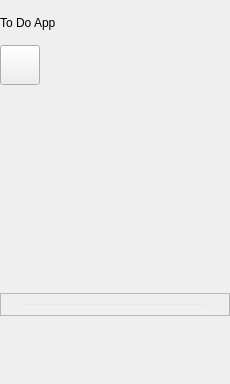
           <widget class="QFrame" name="frame">
            <property name="minimumSize">
             <size>
              <width>230</width>
              <height>0</height>
             </size>
            </property>
            <property name="maximumSize">
             <size>
              <width>230</width>
              <height>16777215</height>
             </size>
            </property>
            <property name="styleSheet">
             <string notr="true"/>
            </property>
            <property name="frameShape">
             <enum>QFrame::NoFrame</enum>
            </property>
            <property name="frameShadow">
             <enum>QFrame::Raised</enum>
            </property>
            <layout class="QVBoxLayout" name="verticalLayout_2">
             <property name="spacing">
              <number>0</number>
             </property>
             <property name="leftMargin">
              <number>0</number>
             </property>
             <property name="topMargin">
              <number>0</number>
             </property>
             <property name="rightMargin">
              <number>0</number>
             </property>
             <property name="bottomMargin">
              <number>0</number>
             </property>
             <item>
              <widget class="QLabel" name="label">
               <property name="minimumSize">
                <size>
                 <width>0</width>
                 <height>45</height>
                </size>
               </property>
               <property name="maximumSize">
                <size>
                 <width>16777215</width>
                 <height>45</height>
                </size>
               </property>
               <property name="text">
                <string>To Do App</string>
               </property>
               <property name="alignment">
                <set>Qt::AlignLeading|Qt::AlignLeft|Qt::AlignVCenter</set>
               </property>
              </widget>
             </item>
             <item>
              <widget class="QFrame" name="frame_5">
               <property name="maximumSize">
                <size>
                 <width>16777215</width>
                 <height>40</height>
                </size>
               </property>
               <property name="layoutDirection">
                <enum>Qt::RightToLeft</enum>
               </property>
               <property name="frameShape">
                <enum>QFrame::NoFrame</enum>
               </property>
               <property name="frameShadow">
                <enum>QFrame::Raised</enum>
               </property>
               <layout class="QHBoxLayout" name="horizontalLayout_5">
                <property name="spacing">
                 <number>0</number>
                </property>
                <property name="leftMargin">
                 <number>0</number>
                </property>
                <property name="topMargin">
                 <number>0</number>
                </property>
                <property name="rightMargin">
                 <number>0</number>
                </property>
                <property name="bottomMargin">
                 <number>0</number>
                </property>
                <item alignment="Qt::AlignRight">
                 <widget class="QPushButton" name="search_Button">
                  <property name="minimumSize">
                   <size>
                    <width>40</width>
                    <height>40</height>
                   </size>
                  </property>
                  <property name="maximumSize">
                   <size>
                    <width>40</width>
                    <height>16777215</height>
                   </size>
                  </property>
                  <property name="text">
                   <string/>
                  </property>
                  <property name="icon">
                   <iconset>
                    <normaloff>../icons/search.png</normaloff>../icons/search.png</iconset>
                  </property>
                 </widget>
                </item>
               </layout>
              </widget>
             </item>
             <item>
              <widget class="QFrame" name="frame_6">
               <property name="minimumSize">
                <size>
                 <width>0</width>
                 <height>208</height>
                </size>
               </property>
               <property name="maximumSize">
                <size>
                 <width>16777215</width>
                 <height>208</height>
                </size>
               </property>
               <property name="frameShape">
                <enum>QFrame::NoFrame</enum>
               </property>
               <property name="frameShadow">
                <enum>QFrame::Raised</enum>
               </property>
               <layout class="QVBoxLayout" name="verticalLayout_3">
                <property name="spacing">
                 <number>2</number>
                </property>
                <property name="leftMargin">
                 <number>0</number>
                </property>
                <property name="topMargin">
                 <number>0</number>
                </property>
                <property name="rightMargin">
                 <number>0</number>
                </property>
                <property name="bottomMargin">
                 <number>0</number>
                </property>
               </layout>
              </widget>
             </item>
             <item>
              <widget class="QFrame" name="frame_7">
               <property name="minimumSize">
                <size>
                 <width>0</width>
                 <height>0</height>
                </size>
               </property>
               <property name="frameShape">
                <enum>QFrame::StyledPanel</enum>
               </property>
               <property name="frameShadow">
                <enum>QFrame::Raised</enum>
               </property>
               <layout class="QVBoxLayout" name="verticalLayout_6">
                <property name="topMargin">
                 <number>9</number>
                </property>
                <property name="rightMargin">
                 <number>9</number>
                </property>
                <property name="bottomMargin">
                 <number>9</number>
                </property>
                <item alignment="Qt::AlignHCenter">
                 <widget class="Line" name="line">
                  <property name="minimumSize">
                   <size>
                    <width>180</width>
                    <height>0</height>
                   </size>
                  </property>
                  <property name="maximumSize">
                   <size>
                    <width>180</width>
                    <height>16777215</height>
                   </size>
                  </property>
                  <property name="styleSheet">
                   <string notr="true">color: rgb(232, 232, 234);</string>
                  </property>
                  <property name="frameShadow">
                   <enum>QFrame::Plain</enum>
                  </property>
                  <property name="orientation">
                   <enum>Qt::Horizontal</enum>
                  </property>
                 </widget>
                </item>
               </layout>
              </widget>
             </item>
             <item>
              <widget class="QFrame" name="frame_4">
               <property name="maximumSize">
                <size>
                 <width>16777215</width>
                 <height>248</height>
                </size>
               </property>
               <property name="frameShape">
                <enum>QFrame::NoFrame</enum>
               </property>
               <property name="frameShadow">
                <enum>QFrame::Raised</enum>
               </property>
               <property name="lineWidth">
                <number>1</number>
               </property>
               <layout class="QVBoxLayout" name="verticalLayout_4">
                <property name="spacing">
                 <number>0</number>
                </property>
                <property name="leftMargin">
                 <number>0</number>
                </property>
                <property name="topMargin">
                 <number>0</number>
                </property>
                <property name="rightMargin">
                 <number>0</number>
                </property>
                <property name="bottomMargin">
                 <number>0</number>
                </property>
               </layout>
              </widget>
             </item>
             <item>
              <widget class="QScrollArea" name="scrollArea">
               <property name="frameShape">
                <enum>QFrame::NoFrame</enum>
               </property>
               <property name="frameShadow">
                <enum>QFrame::Sunken</enum>
               </property>
               <property name="widgetResizable">
                <bool>true</bool>
               </property>
               <property name="alignment">
                <set>Qt::AlignCenter</set>
               </property>
               <widget class="QWidget" name="scrollAreaWidgetContents">
                <property name="geometry">
                 <rect>
                  <x>0</x>
                  <y>0</y>
                  <width>230</width>
                  <height>328</height>
                 </rect>
                </property>
                <layout class="QVBoxLayout" name="verticalLayout_5">
                 <property name="spacing">
                  <number>2</number>
                 </property>
                 <property name="leftMargin">
                  <number>0</number>
                 </property>
                 <property name="topMargin">
                  <number>0</number>
                 </property>
                 <property name="rightMargin">
                  <number>0</number>
                 </property>
                 <property name="bottomMargin">
                  <number>0</number>
                 </property>
                </layout>
               </widget>
              </widget>
             </item>
            </layout>
           </widget>
